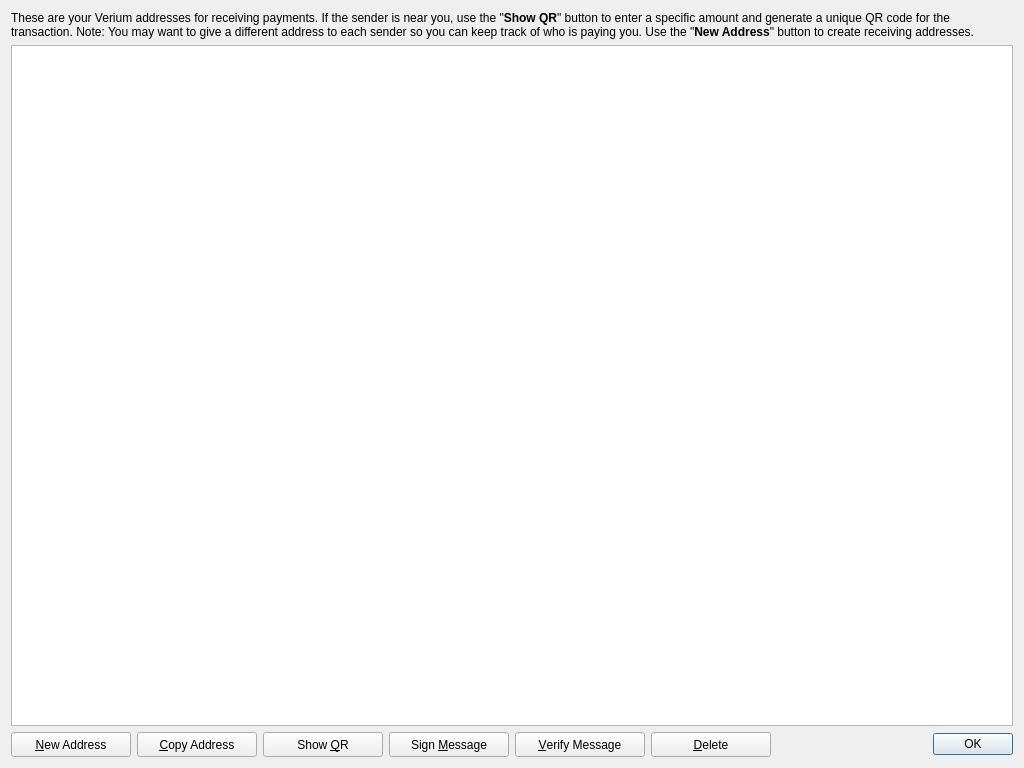
<?xml version="1.0" encoding="UTF-8"?>
<ui version="4.0">
 <class>AddressBookPage</class>
 <widget class="QWidget" name="AddressBookPage">
  <property name="geometry">
   <rect>
    <x>0</x>
    <y>0</y>
    <width>1024</width>
    <height>768</height>
   </rect>
  </property>
  <property name="windowTitle">
   <string>Address Book</string>
  </property>
  <layout class="QVBoxLayout" name="verticalLayout">
   <item>
    <widget class="QLabel" name="labelExplanation">
     <property name="text">
      <string>&lt;html&gt;&lt;head/&gt;&lt;body&gt;&lt;p&gt;&lt;img src=&quot;:/icons/transaction_conflicted&quot;/&gt; These are your Verium addresses for receiving payments. If the sender is near you, use the &amp;quot;&lt;span style=&quot; font-weight:600;&quot;&gt;Show QR&lt;/span&gt;&amp;quot; button to enter a specific amount and generate a unique QR code for the transaction. Note: You may want to give a different address to each sender so you can keep track of who is paying you. Use the &amp;quot;&lt;span style=&quot; font-weight:600;&quot;&gt;New Address&lt;/span&gt;&amp;quot; button to create receiving addresses.&lt;/p&gt;&lt;/body&gt;&lt;/html&gt;</string>
     </property>
     <property name="textFormat">
      <enum>Qt::AutoText</enum>
     </property>
     <property name="wordWrap">
      <bool>true</bool>
     </property>
     <property name="textInteractionFlags">
      <set>Qt::NoTextInteraction</set>
     </property>
    </widget>
   </item>
   <item>
    <widget class="QTableView" name="tableView">
     <property name="contextMenuPolicy">
      <enum>Qt::CustomContextMenu</enum>
     </property>
     <property name="toolTip">
      <string>Double-click to edit address or label</string>
     </property>
     <property name="tabKeyNavigation">
      <bool>false</bool>
     </property>
     <property name="alternatingRowColors">
      <bool>true</bool>
     </property>
     <property name="selectionMode">
      <enum>QAbstractItemView::SingleSelection</enum>
     </property>
     <property name="selectionBehavior">
      <enum>QAbstractItemView::SelectRows</enum>
     </property>
     <property name="sortingEnabled">
      <bool>true</bool>
     </property>
     <attribute name="horizontalHeaderHighlightSections">
      <bool>false</bool>
     </attribute>
     <attribute name="verticalHeaderVisible">
      <bool>false</bool>
     </attribute>
     <attribute name="verticalHeaderHighlightSections">
      <bool>false</bool>
     </attribute>
    </widget>
   </item>
   <item>
    <layout class="QHBoxLayout" name="horizontalLayout">
     <item>
      <widget class="QPushButton" name="newAddressButton">
       <property name="minimumSize">
        <size>
         <width>120</width>
         <height>25</height>
        </size>
       </property>
       <property name="toolTip">
        <string>Create a new address</string>
       </property>
       <property name="text">
        <string>&amp;New Address</string>
       </property>
       <property name="icon">
        <iconset resource="../bitcoin.qrc">
         <normaloff>:/icons/add</normaloff>:/icons/add</iconset>
       </property>
       <property name="iconSize">
        <size>
         <width>12</width>
         <height>12</height>
        </size>
       </property>
      </widget>
     </item>
     <item>
      <widget class="QPushButton" name="copyToClipboard">
       <property name="minimumSize">
        <size>
         <width>120</width>
         <height>25</height>
        </size>
       </property>
       <property name="toolTip">
        <string>Copy the currently selected address to the system clipboard</string>
       </property>
       <property name="text">
        <string>&amp;Copy Address</string>
       </property>
       <property name="icon">
        <iconset resource="../bitcoin.qrc">
         <normaloff>:/icons/editcopy</normaloff>:/icons/editcopy</iconset>
       </property>
       <property name="iconSize">
        <size>
         <width>12</width>
         <height>12</height>
        </size>
       </property>
      </widget>
     </item>
     <item>
      <widget class="QPushButton" name="showQRCode">
       <property name="minimumSize">
        <size>
         <width>120</width>
         <height>25</height>
        </size>
       </property>
       <property name="toolTip">
        <string>Generate a QR code for the address</string>
       </property>
       <property name="text">
        <string>Show &amp;QR</string>
       </property>
       <property name="icon">
        <iconset resource="../bitcoin.qrc">
         <normaloff>:/icons/qrcode</normaloff>:/icons/qrcode</iconset>
       </property>
       <property name="iconSize">
        <size>
         <width>14</width>
         <height>14</height>
        </size>
       </property>
      </widget>
     </item>
     <item>
      <widget class="QPushButton" name="signMessage">
       <property name="minimumSize">
        <size>
         <width>120</width>
         <height>25</height>
        </size>
       </property>
       <property name="toolTip">
        <string>Sign a message to prove you own a Verium address</string>
       </property>
       <property name="text">
        <string>Sign &amp;Message</string>
       </property>
       <property name="icon">
        <iconset resource="../bitcoin.qrc">
         <normaloff>:/icons/editButton</normaloff>:/icons/editButton</iconset>
       </property>
       <property name="iconSize">
        <size>
         <width>12</width>
         <height>12</height>
        </size>
       </property>
      </widget>
     </item>
     <item>
      <widget class="QPushButton" name="verifyMessage">
       <property name="minimumSize">
        <size>
         <width>130</width>
         <height>25</height>
        </size>
       </property>
       <property name="toolTip">
        <string>Verify a message to ensure it was signed with a specified Verium address</string>
       </property>
       <property name="text">
        <string>&amp;Verify Message</string>
       </property>
       <property name="icon">
        <iconset resource="../bitcoin.qrc">
         <normaloff>:/icons/verifyButton</normaloff>:/icons/verifyButton</iconset>
       </property>
       <property name="iconSize">
        <size>
         <width>12</width>
         <height>12</height>
        </size>
       </property>
      </widget>
     </item>
     <item>
      <widget class="QPushButton" name="deleteButton">
       <property name="minimumSize">
        <size>
         <width>120</width>
         <height>25</height>
        </size>
       </property>
       <property name="toolTip">
        <string>Delete the currently selected address from the list</string>
       </property>
       <property name="text">
        <string>&amp;Delete</string>
       </property>
       <property name="icon">
        <iconset resource="../bitcoin.qrc">
         <normaloff>:/icons/remove</normaloff>:/icons/remove</iconset>
       </property>
       <property name="iconSize">
        <size>
         <width>12</width>
         <height>12</height>
        </size>
       </property>
      </widget>
     </item>
     <item>
      <spacer name="horizontalSpacer">
       <property name="orientation">
        <enum>Qt::Horizontal</enum>
       </property>
       <property name="sizeHint" stdset="0">
        <size>
         <width>40</width>
         <height>20</height>
        </size>
       </property>
      </spacer>
     </item>
     <item>
      <widget class="QDialogButtonBox" name="buttonBox">
       <property name="sizePolicy">
        <sizepolicy hsizetype="Maximum" vsizetype="Fixed">
         <horstretch>0</horstretch>
         <verstretch>0</verstretch>
        </sizepolicy>
       </property>
       <property name="standardButtons">
        <set>QDialogButtonBox::Ok</set>
       </property>
      </widget>
     </item>
    </layout>
   </item>
  </layout>
 </widget>
 <resources>
  <include location="../bitcoin.qrc"/>
 </resources>
 <connections/>
</ui>
